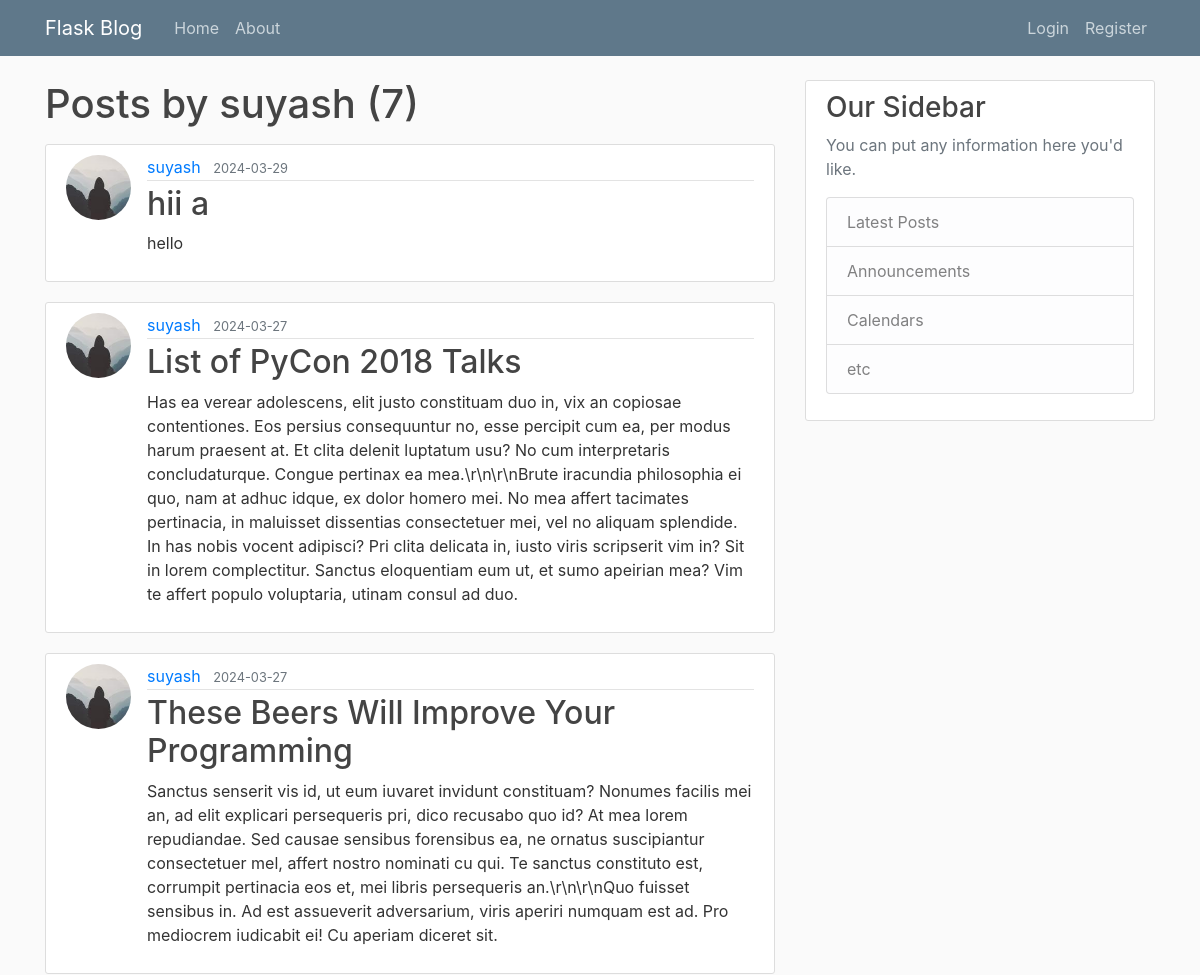
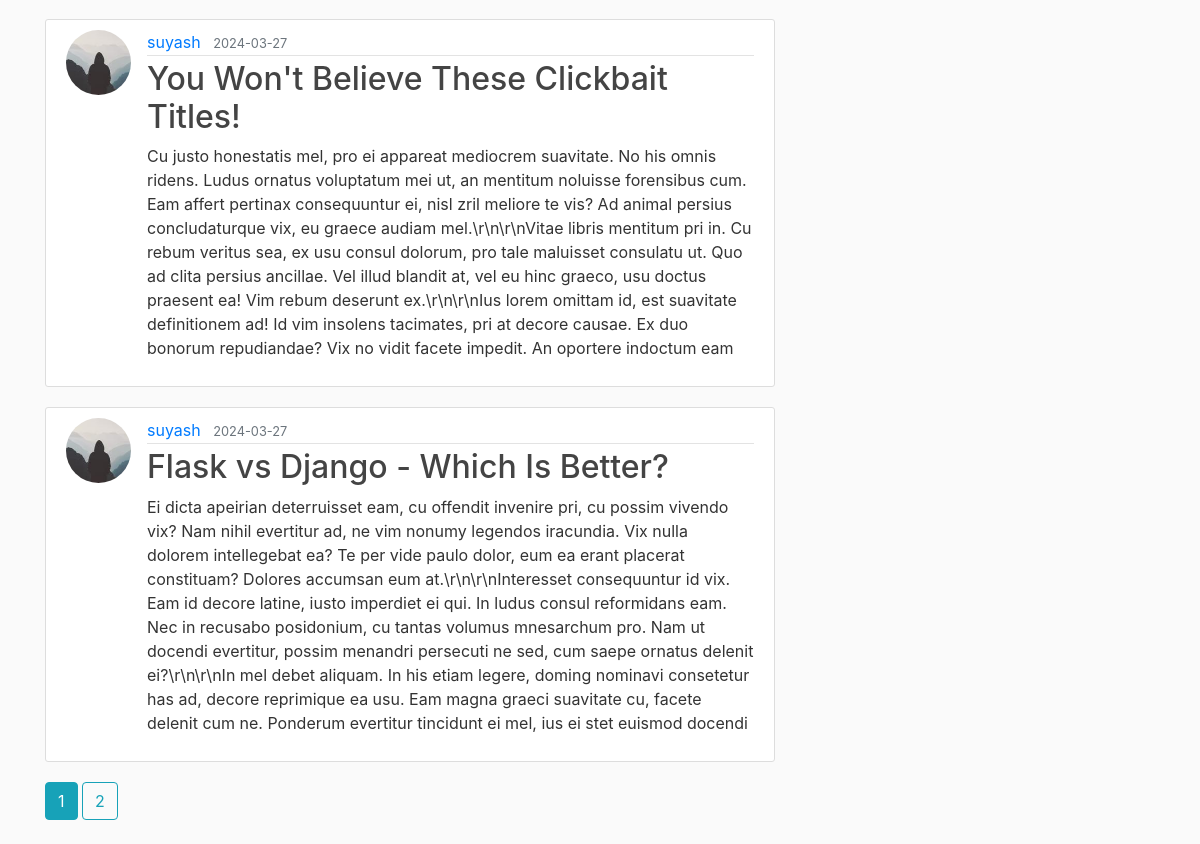
Screenshot of /user/suyash with the database file from the repository (2 pictures, top to bottom).
### flaskblog/models.py (models this page shows, shortened)
class User(db.Model, UserMixin):
    id = db.Column(db.Integer, primary_key=True)
    username = db.Column(db.String(20), unique=True, nullable=False)
    email = db.Column(db.String(120), unique=True, nullable=False)
    image_file = db.Column(db.String(20), nullable=False, default='default.jpg')
    password = db.Column(db.String(60), nullable=False)
    posts = db.relationship('Post', backref='author', lazy=True)

class Post(db.Model):
    id = db.Column(db.Integer, primary_key=True)
    title = db.Column(db.String(100), nullable=False)
    date_posted = db.Column(db.DateTime, nullable=False, default=datetime.utcnow)
    content = db.Column(db.Text, nullable=False)
    user_id = db.Column(db.Integer, db.ForeignKey('user.id'), nullable=False)

### flaskblog/routes.py (the view)
@app.route("/user/<string:username>")
def user_posts(username):
    page = request.args.get('page', 1, type=int)
    user = User.query.filter_by(username=username).first_or_404()
    posts = Post.query.filter_by(author=user)\
        .order_by(Post.date_posted.desc())\
        .paginate(page=page, per_page=5)
    return render_template('user_posts.html', posts=posts, user=user)

### flaskblog/templates/user_posts.html
{% extends "layout.html" %}
{% block content %}
    <h1 class="mb-3">Posts by {{ user.username }} ({{ posts.total }})</h1>
    {% for post in posts.items %}
        <article class="media content-section">
          <img class="rounded-circle article-img" src="{{ url_for('static', filename='profile_pics/' + post.author.image_file) }}">
          <div class="media-body">
            <div class="article-metadata">
              <a class="mr-2" href="{{ url_for('user_posts', username=post.author.username) }}">{{ post.author.username }}</a>
              <small class="text-muted">{{ post.date_posted.strftime('%Y-%m-%d') }}</small>
            </div>
            <h2><a class="article-title" href="{{ url_for('post', post_id=post.id) }}">{{ post.title }}</a></h2>
            <p class="article-content">{{ post.content }}</p>
          </div>
        </article>
    {% endfor %}
    {% for page_num in posts.iter_pages(left_edge=1, right_edge=1, left_current=1, right_current=2) %}
      {% if page_num %}
        {% if posts.page == page_num %}
          <a class="btn btn-info mb-4" href="{{ url_for('user_posts', username=user.username, page=page_num) }}">{{ page_num }}</a>
        {% else %}
          <a class="btn btn-outline-info mb-4" href="{{ url_for('user_posts', username=user.username, page=page_num) }}">{{ page_num }}</a>
        {% endif %}
      {% else %}
        ...
      {% endif %}
    {% endfor %}
{% endblock content %}

### flaskblog/static/main.css (style rules this page uses)
body { background: #fafafa; color: #333333; margin-top: 5rem; }
h1, h2, h3, h4, h5, h6 { color: #444444; }
.content-section { background: #ffffff; padding: 10px 20px; border: 1px solid #dddddd; border-radius: 3px; margin-bottom: 20px; }
.article-title { color: #444444; }
.article-content { white-space: pre-line; }
.article-img { height: 65px; width: 65px; margin-right: 16px; }
.article-metadata { padding-bottom: 1px; margin-bottom: 4px; border-bottom: 1px solid #e3e3e3 }

### rows the page displays
User: username "suyash"
Post: image_file (picture), author.username "suyash", date_posted "2024-03-29", title "hii a", content "hello"
Post: image_file (picture), author.username "suyash", date_posted "2024-03-27", title "List of PyCon 2018 Talks", content "Has ea verear adolescens, elit justo constituam duo in, vix an copiosae contentiones. Eos persius consequuntur no, esse percipit cum ea, per modus harum praesent at. Et clita delenit luptatum usu? No cum interpretaris concludaturque. Congue pertinax ea mea.\\r\\n\\r\\nBrute iracundia philosophia ei quo, nam at adhuc idque, ex dolor homero mei. No mea affert tacimates pertinacia, in maluisset dissentias consectetuer mei, vel no aliquam splendide. In has nobis vocent adipisci? Pri clita delicata in, iusto viris scripserit vim in? Sit in lorem complectitur. Sanctus eloquentiam eum ut, et sumo apeirian mea? Vim te affert populo voluptaria, utinam consul ad duo."
Post: image_file (picture), author.username "suyash", date_posted "2024-03-27", title "These Beers Will Improve Your Programming", content "Sanctus senserit vis id, ut eum iuvaret invidunt constituam? Nonumes facilis mei an, ad elit explicari persequeris pri, dico recusabo quo id? At mea lorem repudiandae. Sed causae sensibus forensibus ea, ne ornatus suscipiantur consectetuer mel, affert nostro nominati cu qui. Te sanctus constituto est, corrumpit pertinacia eos et, mei libris persequeris an.\\r\\n\\r\\nQuo fuisset sensibus in. Ad est assueverit adversarium, viris aperiri numquam est ad. Pro mediocrem iudicabit ei! Cu aperiam diceret sit."
Post: image_file (picture), author.username "suyash", date_posted "2024-03-27", title "You Won't Believe These Clickbait Titles!", content "Cu justo honestatis mel, pro ei appareat mediocrem suavitate. No his omnis ridens. Ludus ornatus voluptatum mei ut, an mentitum noluisse forensibus cum. Eam affert pertinax consequuntur ei, nisl zril meliore te vis? Ad animal persius concludaturque vix, eu graece audiam mel.\\r\\n\\r\\nVitae libris mentitum pri in. Cu rebum veritus sea, ex usu consul dolorum, pro tale maluisset consulatu ut. Quo ad clita persius ancillae. Vel illud blandit at, vel eu hinc graeco, usu doctus praesent ea! Vim rebum deserunt ex.\\r\\n\\r\\nIus lorem omittam id, est suavitate definitionem ad! Id vim insolens tacimates, pri at decore causae. Ex duo bonorum repudiandae? Vix no vidit facete impedit. An oportere indoctum…"
Post: image_file (picture), author.username "suyash", date_posted "2024-03-27", title "Flask vs Django - Which Is Better?", content "Ei dicta apeirian deterruisset eam, cu offendit invenire pri, cu possim vivendo vix? Nam nihil evertitur ad, ne vim nonumy legendos iracundia. Vix nulla dolorem intellegebat ea? Te per vide paulo dolor, eum ea erant placerat constituam? Dolores accumsan eum at.\\r\\n\\r\\nInteresset consequuntur id vix. Eam id decore latine, iusto imperdiet ei qui. In ludus consul reformidans eam. Nec in recusabo posidonium, cu tantas volumus mnesarchum pro. Nam ut docendi evertitur, possim menandri persecuti ne sed, cum saepe ornatus delenit ei?\\r\\n\\r\\nIn mel debet aliquam. In his etiam legere, doming nominavi consetetur has ad, decore reprimique ea usu. Eam magna graeci suavitate cu, facete delenit cum ne.…"

### other values shown
{{ posts.total }} "7"
{{ page_num }} "1"
{{ page_num }} "2"
